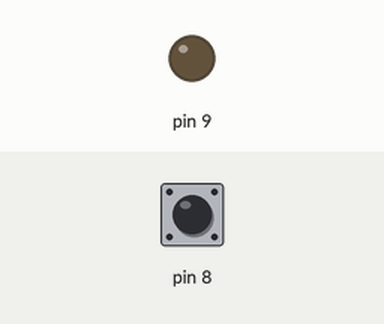
A sketch run on a simulated Arduino Uno, built with avr-gcc and run on an emulated ATmega328P. On the bench: output pins drawn as LEDs (lit = HIGH). Inputs (shaded band) come from the test bench; at power-on: pin 8 LOW.

Above: at 1.2 s.
1.3 s: pin 8 driven HIGH
At 2.5 s:
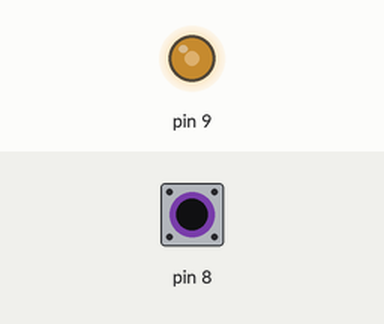
2.8 s: pin 8 pulsed LOW 5 times (0.12 s each, 0.3 s apart)
At 3.51 s:
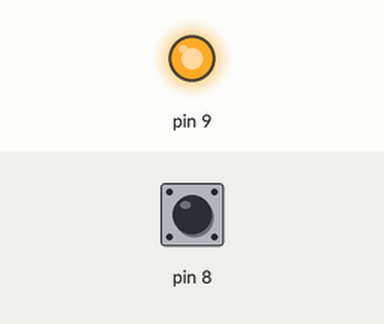
5.8 s: pin 8 driven LOW
At 6.1 s:
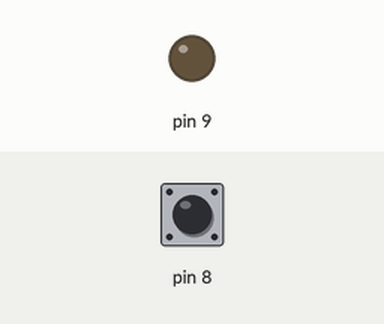
Timing chart, 0 to 8.8 s (numbered marks = the images above; inputs shaded):
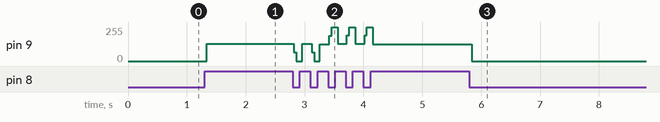

Measured:
- after the input at 1.3 s, pin 9: 0/255 → 128/255 at once
- after the input at 5.8 s, pin 9: 127/255 → 0/255 at once

The sketch:

home-task.ino
```cpp
//Each button press toggles LED on or off depending upon the current status of the LED.
void setup()
{
  pinMode(8,INPUT);
  pinMode(9,OUTPUT);
  }

int input = 0;

void loop()
{

  input += digitalRead(8);
   if(input % 2 != 0 && input != 0)
   {
     digitalWrite(9,HIGH);
   }
  else digitalWrite(9,LOW);


}
```
